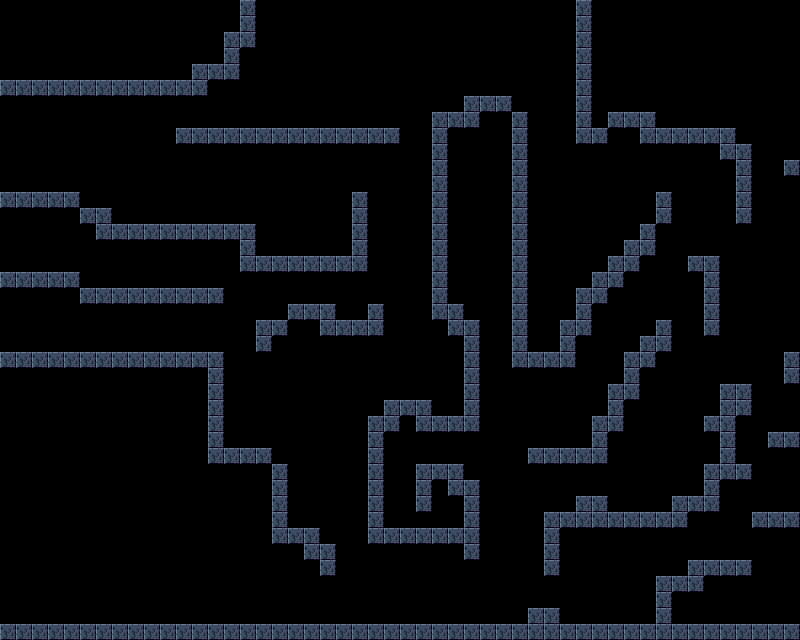

A level layout from a 2D game, rendered from its tile map. Below: a short description, then the map file with tile-grid data replaced by summaries:
An orthogonal 50x40 tile map with 16x16 px tiles, 1 tile layer (background) and 18 objects (player, bat, gun).

<map version="1.0" orientation="orthogonal" renderorder="right-down" width="50" height="40" tilewidth="16" tileheight="16" nextobjectid="45">
 <tileset firstgid="1" name="prtcave" tilewidth="16" tileheight="16" tilecount="80" columns="16">
  <image source="../tilesets/prtcave.png" width="256" height="80" />
 </tileset>
 <layer name="background" width="50" height="40">
  <data>[2000 cells, 2000 non-empty, 2 distinct tile ids]</data>
 </layer>
 <objectgroup name="spawn points">
  <object id="39" name="player" x="41.5" y="321.5" width="8.33333" height="3.33333">
   <ellipse />
  </object>
 </objectgroup>
 <objectgroup name="collisions">
  <object id="1" x="0" y="354.667" width="220" height="9.33333" />
  <object id="2" x="209.333" y="365.333" width="13.3333" height="94.6667" />
  <object id="3" x="222.667" y="448" width="46.6667" height="14.6667" />
  <object id="4" x="272" y="464" width="16" height="73.3333" />
  <object id="5" x="290.667" y="530.667" width="28" height="9.33333" />
  <object id="15" x="286" y="542.5" width="49.5" height="12" />
  <object id="21" x="369" y="416" width="16.5" height="126" />
  <object id="22" x="384" y="400" width="47.5" height="14.5" />
  <object id="23" x="388" y="417" width="89.5" height="13.5" />
  <object id="26" x="462.5" y="321.5" width="17" height="92.5" />
  <object id="29" x="432" y="113" width="15.5" height="205.5" />
  <object id="37" x="450.5" y="289.5" width="32.5" height="10" />
  <object id="38" x="450.5" y="289.5" width="32.5" height="10" />
  <object id="40" x="0" y="626.667" width="806.667" height="13.3333" />
  <object id="41" x="529.333" y="606.667" width="29.3333" height="16" />
 </objectgroup>
 <objectgroup name="enemies">
  <object id="43" name="bat" x="245" y="428.25">
   <ellipse />
  </object>
 </objectgroup>
 <objectgroup name="weapons">
  <object id="42" name="gun" x="162.5" y="328.75">
   <ellipse />
  </object>
 </objectgroup>
</map>
